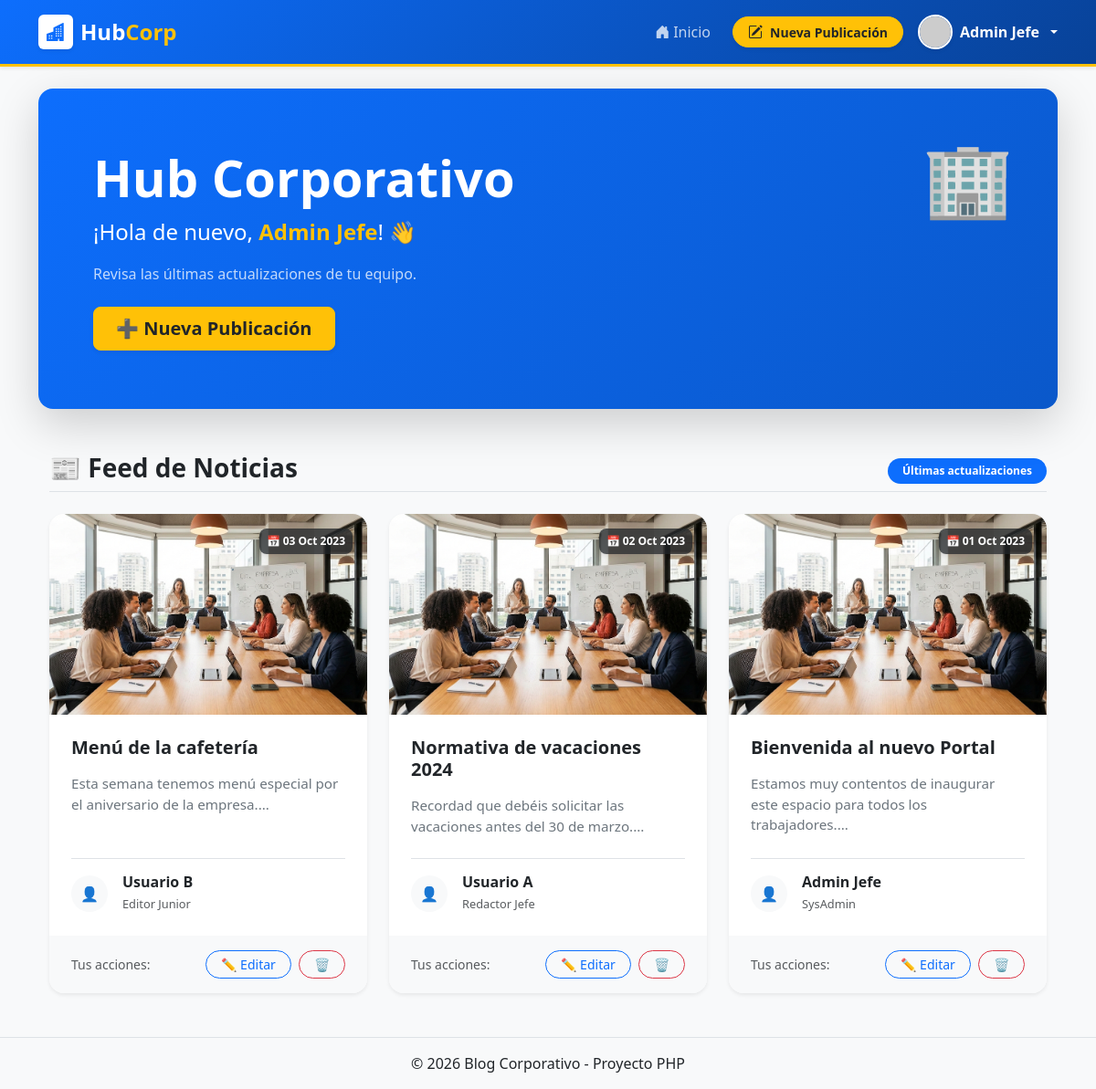
/ (signed in), run on the app's committed database.
### tables this page shows
CREATE TABLE posts (
    id INT AUTO_INCREMENT PRIMARY KEY,
    titulo VARCHAR(200) NOT NULL,
    contenido TEXT NOT NULL,
    imagen VARCHAR(255) DEFAULT 'default.png',  
    fecha_publicacion DATETIME DEFAULT CURRENT_TIMESTAMP,
    autor_id INT,
    FOREIGN KEY (autor_id) REFERENCES usuarios(id) ON DELETE CASCADE
);

CREATE TABLE usuarios (
    id INT AUTO_INCREMENT PRIMARY KEY,
    nombre VARCHAR(100) NOT NULL,
    email VARCHAR(100) NOT NULL UNIQUE,
    password VARCHAR(255) NOT NULL,
    rol ENUM('admin', 'empleado') DEFAULT 'empleado',
    cargo VARCHAR(100) DEFAULT 'Nuevo empleado',
    avatar VARCHAR(255) DEFAULT 'default.png',  
    fecha_registro DATETIME DEFAULT CURRENT_TIMESTAMP
);

### index.php (the view, shortened to what this page needs)
<?php
include 'includes/header.php';
?>
<div class="p-5 mb-5 rounded-4 shadow-lg position-relative overflow-hidden"
     style="background: linear-gradient(135deg, #0d6efd 0%, #0a58ca 100%); color: white;">
    <div class="position-absolute top-0 end-0 p-5 opacity-10">
        <h1 class="display-1 fw-bold">🏢</h1>
    </div>
    <div class="container-fluid py-3 position-relative z-index-1">
        <h1 class="display-4 fw-bold">Hub Corporativo</h1>
        <?php if(!isset($_SESSION['usuario_id'])): ?>
            <p class="col-md-8 fs-5 mt-3 text-light opacity-75">
                Tu espacio central para normativas, noticias y comunicación interna.
                Identifícate para acceder a los recursos de la empresa.
            </p>
            <div class="d-flex gap-3 mt-4">
                <a href="login.php" class="btn btn-light btn-lg fw-bold text-primary shadow-sm px-4">
                    <i class="bi bi-box-arrow-in-right"></i> Iniciar Sesión
                </a>
                <a href="registro.php" class="btn btn-outline-light btn-lg px-4">
                    Nuevo Empleado
                </a>
            </div>
        <?php else: ?>
            <p class="col-md-8 fs-4 mt-2">
                ¡Hola de nuevo, <span class="fw-bold text-warning"><?php echo htmlspecialchars($_SESSION['nombre']); ?></span>! 👋
            </p>
            <p class="fs-6 opacity-75 mb-4">Revisa las últimas actualizaciones de tu equipo.</p>
            <a href="crear_post.php" class="btn btn-warning btn-lg fw-bold text-dark shadow-sm px-4">
                ➕ Nueva Publicación
            </a>
        <?php endif; ?>
    </div>
</div>
<?php if(isset($_SESSION['usuario_id'])): ?>
    <div class="container">
        <div class="d-flex justify-content-between align-items-end mb-4 border-bottom pb-2">
            <h3 class="fw-bold text-dark mb-0">📰 Feed de Noticias</h3>
            <span class="badge bg-primary rounded-pill px-3 py-2">Últimas actualizaciones</span>
        </div>
        <div class="row g-4">
            <?php
            $sql = "SELECT posts.*, usuarios.nombre AS autor_nombre, usuarios.avatar AS autor_avatar, usuarios.cargo AS autor_cargo
                    FROM posts
                    LEFT JOIN usuarios ON posts.autor_id = usuarios.id
                    ORDER BY posts.fecha_publicacion DESC";
            $posts = mysqli_query($conn, $sql);
            if (mysqli_num_rows($posts) > 0):
                while($post = mysqli_fetch_assoc($posts)):
            ?>
                <div class="col-md-6 col-lg-4">
                    <div class="card h-100 border-0 shadow-sm rounded-4 overflow-hidden" style="transition: transform 0.2s, box-shadow 0.2s;">
                        <?php
                        $ruta_imagen = 'assets/img/posts/default.png';
                        ?>
                        <div class="position-relative">
                            <img src="<?php echo $ruta_imagen; ?>" class="w-100" alt="Imagen del post" style="height: 220px; object-fit: cover;">
                            <div class="position-absolute top-0 end-0 m-3">
                                <span class="badge bg-dark bg-opacity-75 p-2 rounded-3 shadow-sm">
                                    📅 <?php echo date("d M Y", strtotime($post['fecha_publicacion'])); ?>
                                </span>
                            </div>
                        </div>
                        <div class="card-body p-4 d-flex flex-column">
                            <h5 class="card-title fw-bold mb-3">
                                <a href="post.php?id=<?php echo $post['id']; ?>" class="text-decoration-none text-dark stretched-link">
                                    <?php echo htmlspecialchars($post['titulo']); ?>
                                </a>
                            </h5>
                            <p class="card-text text-secondary mb-4 flex-grow-1" style="font-size: 0.95rem;">
                                <?php echo substr(htmlspecialchars($post['contenido']), 0, 110) . '...'; ?>
                            </p>
                            <div class="d-flex align-items-center mt-auto border-top pt-3 position-relative" style="z-index: 2;">
                                <div class="bg-light rounded-circle d-flex align-items-center justify-content-center me-3" style="width: 40px; height: 40px;">
                                   👤
                                </div>
                                <div>
                                    <h6 class="mb-0 fw-bold fs-6"><?php echo htmlspecialchars($post['autor_nombre']); ?></h6>
                                    <small class="text-muted" style="font-size: 0.8rem;">
                                        <?php echo isset($post['autor_cargo']) ? htmlspecialchars($post['autor_cargo']) : 'Empleado'; ?>
                                    </small>
                                </div>
                            </div>
                        </div>
                        <?php
                        $es_dueno = ($_SESSION['usuario_id'] == $post['autor_id']);
                        $es_admin = ($_SESSION['rol'] == 'admin');
                        if ($es_dueno || $es_admin):
                        ?>
                            <div class="card-footer bg-light border-0 px-4 py-3 d-flex justify-content-between position-relative" style="z-index: 2;">
                                <span class="text-muted small align-self-center">Tus acciones:</span>
                                <div>
                                    <a href="editar_post.php?id=<?php echo $post['id']; ?>" class="btn btn-sm btn-outline-primary rounded-pill px-3" title="Editar">
                                        ✏️ Editar
                                    </a>
                                    <button type="button" class="btn btn-sm btn-outline-danger rounded-pill px-3 ms-1"
                                            title="Borrar"
                                            data-bs-toggle="modal"
                                            data-bs-target="#modalConfirmarBorrado"
                                            data-post-id="<?php echo $post['id']; ?>">
                                        🗑️
                                    </button>
                                </div>
                            </div>
                        <?php endif; ?>
                    </div>
                </div>
            <?php
                endwhile;
            endif; ?>
        </div>
    </div>
<?php endif; ?>
<?php include 'includes/footer.php'; ?>

### includes/header.php (shortened to what this page needs)
<!DOCTYPE html>
<html lang="es">
<head>
    <link href="https://cdn.jsdelivr.net/npm/bootstrap@5.3.0/dist/css/bootstrap.min.css" rel="stylesheet">
    <link rel="stylesheet" href="https://cdn.jsdelivr.net/npm/bootstrap-icons@1.11.1/font/bootstrap-icons.css">
    <link rel="stylesheet" href="<?php echo BASE_URL; ?>assets/css/style.css">
</head>
<body class="bg-light">
<nav class="navbar navbar-expand-lg navbar-dark shadow-sm sticky-top py-2" style="background: linear-gradient(135deg, #0d6efd 0%, #084298 100%); border-bottom: 3px solid #ffc107;">
  <div class="container">
    <a class="navbar-brand fw-bold fs-4 d-flex align-items-center gap-2" href="<?php echo BASE_URL; ?>index.php">
        <div class="bg-white text-primary rounded d-flex align-items-center justify-content-center shadow-sm" style="width: 38px; height: 38px;">
            <i class="bi bi-buildings-fill fs-5"></i>
        </div>
        <span class="text-white">Hub<span class="text-warning">Corp</span></span>
    </a>
    <div class="collapse navbar-collapse" id="navbarNav">
      <ul class="navbar-nav ms-auto align-items-center">
        <li class="nav-item me-3 mb-2 mb-lg-0">
            <a class="nav-link fw-medium text-white d-flex align-items-center opacity-75 hover-opacity-100" href="<?php echo BASE_URL; ?>index.php">
                <i class="bi bi-house-door-fill me-1"></i> Inicio
            </a>
        </li>
        <?php if (isset($_SESSION['usuario_id'])): ?>
            <li class="nav-item me-3 mb-3 mb-lg-0">
                <a class="btn btn-warning btn-sm rounded-pill px-3 fw-bold shadow-sm text-dark d-flex align-items-center" href="<?php echo BASE_URL; ?>crear_post.php">
                    <i class="bi bi-pencil-square me-2 fs-6"></i> Nueva Publicación
                </a>
            </li>
            <li class="nav-item dropdown">
                <a class="nav-link dropdown-toggle d-flex align-items-center gap-2 px-0 text-white" href="#" id="userDropdown" role="button" data-bs-toggle="dropdown" aria-expanded="false">
                    <?php
                        $nav_avatar = "https://ui-avatars.com/api/?name=".urlencode($_SESSION['nombre'])."&background=ffc107&color=000";
                    ?>
                    <img src="<?php echo $nav_avatar; ?>" alt="Usuario" class="rounded-circle border border-2 border-white shadow-sm" width="38" height="38" style="object-fit:cover;">
                    <span class="fw-semibold"><?php echo htmlspecialchars($_SESSION['nombre']); ?></span>
                </a>
            </li>
        <?php endif; ?>
      </ul>
    </div>
  </div>
</nav>
<div class="container main-content mt-4 mb-5">

### includes/footer.php (shortened to what this page needs)
</div> <footer class="bg-light text-center text-lg-start mt-5 border-top">
  <div class="text-center p-3">
    © <?php echo date('Y'); ?> Blog Corporativo - Proyecto PHP
  </div>
</footer>
</body>
</html>

### index.php (style rules this page uses)
.stretched-link::after { position: absolute; top: 0; right: 0; bottom: 0; left: 0; z-index: 1; content: ""; }

### data on the page
posts: fecha_publicacion "03 Oct 2023", titulo "Menú de la cafetería", contenido "Esta semana tenemos menú especial por el aniversario de la empresa.", autor.nombre "Usuario B", autor.cargo "Editor Junior"
posts: fecha_publicacion "02 Oct 2023", titulo "Normativa de vacaciones 2024", contenido "Recordad que debéis solicitar las vacaciones antes del 30 de marzo.", autor.nombre "Usuario A", autor.cargo "Redactor Jefe"
posts: fecha_publicacion "01 Oct 2023", titulo "Bienvenida al nuevo Portal", contenido "Estamos muy contentos de inaugurar este espacio para todos los trabajadores.", autor.nombre "Admin Jefe", autor.cargo "SysAdmin"

### other printed values
$_SESSION['nombre'] "Admin Jefe"
